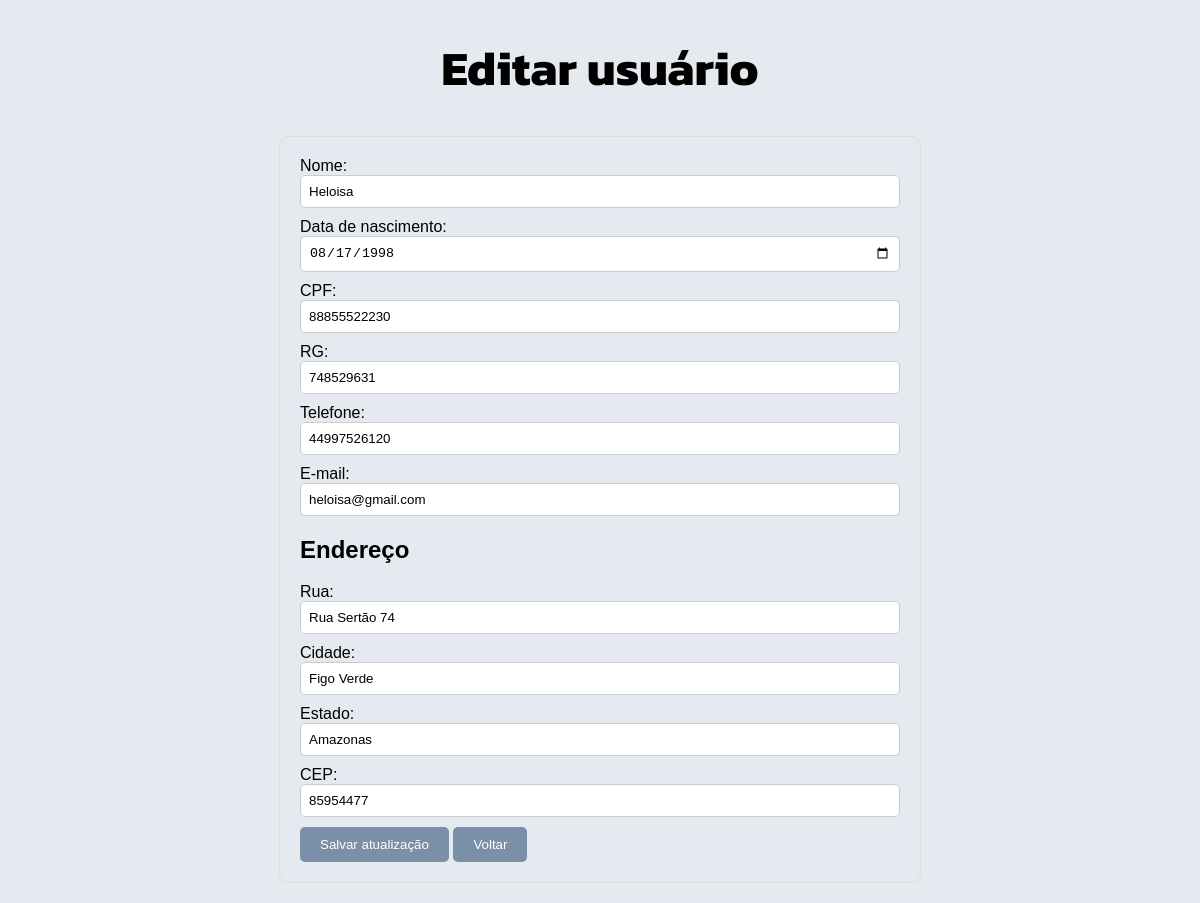
/editar/editar.php?id=3 (signed in), run on the app's committed database.
### tables this page shows
CREATE TABLE `clientes` (
  `id` int(11) NOT NULL AUTO_INCREMENT,
  `nome` varchar(100) NOT NULL,
  `datanascimento` date NOT NULL,
  `cpf` varchar(11) NOT NULL,
  `rg` varchar(11) NOT NULL,
  `telefone` varchar(11) NOT NULL,
  `email` varchar(100) NOT NULL,
  PRIMARY KEY (`id`)
);

CREATE TABLE `endereco` (
  `cliente_id` int(11) NOT NULL,
  `rua` varchar(200) NOT NULL,
  `cidade` varchar(45) NOT NULL,
  `estado` varchar(45) NOT NULL,
  `cep` varchar(10) NOT NULL,
  KEY `cliente_id_idx` (`cliente_id`),
  CONSTRAINT `fk_cliente_id` FOREIGN KEY (`cliente_id`) REFERENCES `clientes` (`id`) ON DELETE NO ACTION ON UPDATE NO ACTION
);

### editar/editar.php (the view, shortened to what this page needs)
<?php
require '../config.php';
$id = filter_input(INPUT_GET, 'id');
$cliente = [];
$sql_cliente = $pdo->prepare("SELECT * FROM clientes WHERE id = :id");
$sql_cliente->bindValue(':id', $id);
$sql_cliente->execute();
if ($sql_cliente->rowCount() > 0) {
    $cliente = $sql_cliente->fetch(PDO::FETCH_ASSOC);
    $sql_endereco = $pdo->prepare("SELECT * FROM endereco WHERE cliente_id = :cliente_id");
    $sql_endereco->bindValue(':cliente_id', $id);
    $sql_endereco->execute();
    if ($sql_endereco->rowCount() > 0) {
        $endereco = $sql_endereco->fetch(PDO::FETCH_ASSOC);
    } else {
        $endereco = [];
    }
} else {
    header("Location: ../index.php");
    exit;
}
?>
<!DOCTYPE html>
<html lang="pt">
<head>
    <link rel="stylesheet" href="../style/styleeditar.css">
</head>
<body>
    <h1>Editar usuário</h1>
    <form method="POST" action="editar_action.php">
        <label>
            Nome: <input type="text" name="nome" value="<?= $cliente['nome']; ?>" />
        </label>
        <label>
            Data de nascimento: <input type="date" name="datanascimento" value="<?= $cliente['datanascimento']; ?>" />
        </label>
        <label>
            CPF: <input type="text" name="cpf" value="<?= $cliente['cpf']; ?>" />
        </label>
        <label>
            RG: <input type="text" name="rg" value="<?= $cliente['rg']; ?>" />
        </label>
        <label>
            Telefone: <input type="text" name="telefone" value="<?= $cliente['telefone']; ?>" />
        </label>
        <label>
            E-mail: <input type="email" name="email" value="<?= $cliente['email']; ?>" />
        </label>
        <h2>Endereço</h2>
        <label>
            Rua: <input type="text" name="rua" value="<?= $endereco['rua'] ?? ''; ?>" />
        </label>
        <label>
            Cidade: <input type="text" name="cidade" value="<?= $endereco['cidade'] ?? ''; ?>" />
        </label>
        <label>
            Estado: <input type="text" name="estado" value="<?= $endereco['estado'] ?? ''; ?>" />
        </label>
        <label>
            CEP: <input type="text" name="cep" value="<?= $endereco['cep'] ?? ''; ?>" />
        </label>
        <input type="submit" value="Salvar atualização" />
        <a href="../index.php"><input class="bttn-style" type="button" value="Voltar" /></a>
    </form>
</body>
</html>

### style/styleeditar.css (style rules this page uses)
body { font-family: Arial, sans-serif; margin: 0; padding: 0; background-color: #e4eaef; }
h1 { font-family: 'Kanit', sans-serif; font-size: 3em; text-align: center; }
form { max-width: 600px; margin: 20px auto; padding: 20px; border: 1px solid #ddd; border-radius: 10px; }
label { display: block; margin-bottom: 10px; }
input[type="text"], input[type="date"], input[type="email"] { width: 100%; padding: 8px; border: 1px solid #ccc; border-radius: 5px; box-sizing: border-box; }
input[type="submit"] { background-color: #7a8fa8; color: white; border: none; border-radius: 5px; padding: 10px 20px; cursor: pointer; }
.bttn-style { padding: 10px 20px; background-color: #7a8fa8; color: white; border: none; border-radius: 5px; cursor: pointer; }

### data on the page
clientes: nome "Heloisa", datanascimento "08/17/1998", cpf "88855522230", rg "748529631", telefone "44997526120", email "heloisa@gmail.com"
endereco: rua "Rua Sertão 74", cidade "Figo Verde", estado "Amazonas", cep "85954477"
